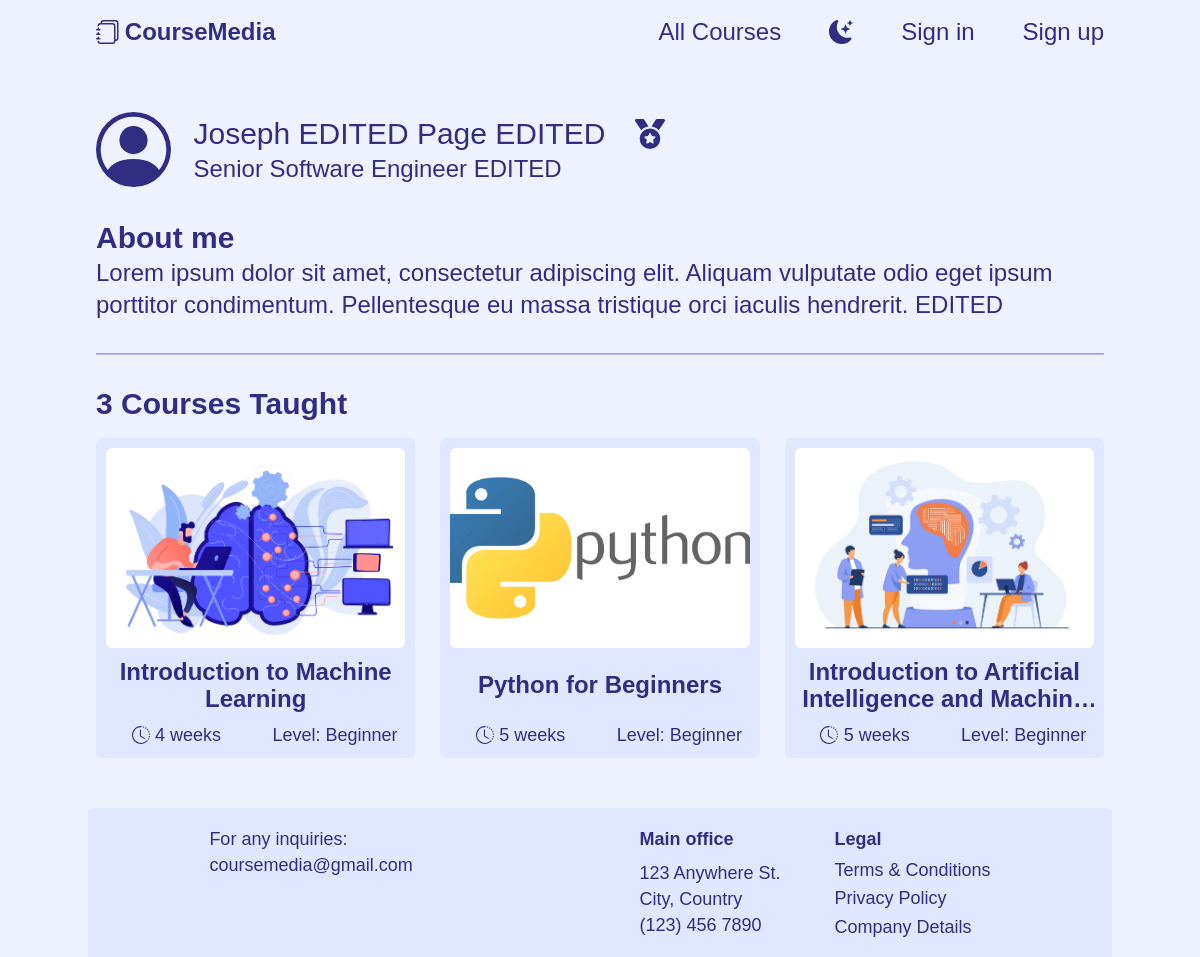
The page /profile/3 on the database its author committed.
### courses_platform/models.py (models this page shows, shortened)
class User(AbstractUser):
    REQUIRED_FIELDS = ["role", "about"]
    STUDENT = 1
    INSTRUCTOR = 2
    ROLE_CHOICES = [
        (STUDENT, "Student"),
        (INSTRUCTOR, "Instructor")
    ]
    role = models.PositiveSmallIntegerField(choices=ROLE_CHOICES)
    instructor_title = models.CharField(max_length=120, null=True, blank=True, validators=[
                                        MinLengthValidator(10), MaxLengthValidator(120)])
    about = models.TextField(max_length=950, validators=[
                             MinLengthValidator(40), MaxLengthValidator(950)])
    enrolled_courses = models.ManyToManyField(
        "Course", blank=True, related_name="enrolled_students")

class Course(models.Model):
    ART_AND_CULTURE = 1
    COMMUNICATION = 2
    COMPUTER_SCIENCE = 3
    DESIGN = 4
    FOOD_AND_NUTRITION = 5
    LANGUAGE = 6
    MATH = 7
    SCIENCE = 8
    CATEGORY_CHOICES = [
        (ART_AND_CULTURE, "Art & Culture"),
        (COMMUNICATION, "Communication"),
        (COMPUTER_SCIENCE, "Computer Science"),
        (DESIGN, "Design"),
        (FOOD_AND_NUTRITION, "Food & Nutrition"),
        (LANGUAGE, "Language"),
        (MATH, "Math"),
        (SCIENCE, "Science"),
    ]
    ENGLISH = 1
    FRENCH = 2
    SPANISH = 3
    LANGUAGE_CHOICES = [
        (ENGLISH, "English"),
        (FRENCH, "French"),
        (SPANISH, "Spanish")
    ]
    BEGINNER = 1
    INTERMEDIATE = 2
    ADVANCED = 3
    LEVEL_CHOICES = [
        (BEGINNER, "Beginner"),
        (INTERMEDIATE, "Intermediate"),
        (ADVANCED, "Advanced")
    ]
    instructor = models.ForeignKey(
        "User", on_delete=models.CASCADE, related_name="courses_taught")
    title = models.CharField(max_length=80, validators=[
                             MinLengthValidator(10), MaxLengthValidator(80)])
    image = models.ImageField(
        upload_to="courses_images/", null=True, blank=True)
    category = models.PositiveSmallIntegerField(choices=CATEGORY_CHOICES)
    short_description = models.TextField(max_length=200, validators=[
                                         MinLengthValidator(50), MaxLengthValidator(200)])
    duration = models.PositiveSmallIntegerField(
        validators=[MinValueValidator(2), MaxValueValidator(24)])
    long_description = models.TextField(
        max_length=2000, validators=[MinLengthValidator(200), MaxLengthValidator(2000)])
    language = models.PositiveSmallIntegerField(choices=LANGUAGE_CHOICES)
    level = models.PositiveSmallIntegerField(choices=LEVEL_CHOICES)
    prerequisite = models.ForeignKey(
        "self", on_delete=models.SET_NULL, null=True, blank=True)
    certificate = models.BooleanField()
    passing_grade = models.PositiveSmallIntegerField(
        validators=[MinValueValidator(50), MaxValueValidator(100)])
    passers = models.ManyToManyField(
        "User", blank=True, related_name="courses_passed")
    creation_date = models.DateField(auto_now_add=True)

### courses_platform/views.py (the view)
# urls.py: path("profile/<int:user_id>", views.user_profile, name="user_profile"),
def user_profile(request, user_id):
    try:
        current_user = User.objects.get(id=user_id)
    except User.DoesNotExist:
        messages.error(request, "Invalid user id")
        return HttpResponseRedirect(reverse("index"))
    if current_user.role == User.STUDENT:
        passed_courses = current_user.courses_passed.all().order_by("title")
        enrolled_not_passed_courses = []
        enrolled_courses = current_user.enrolled_courses.all().order_by("title")
        for course in enrolled_courses:
            if course not in current_user.courses_passed.all():
                enrolled_not_passed_courses.append(course)
        return render(request, "courses_platform/student_profile.html", {
            "current_user": current_user,
            "passed_courses": passed_courses,
            "enrolled_not_passed_courses": enrolled_not_passed_courses
        })
    elif current_user.role == User.INSTRUCTOR:
        courses_taught = current_user.courses_taught.all()
        total_nb_students_enrolled = 0
        for course in courses_taught:
            total_nb_students_enrolled += len(course.enrolled_students.all())
        return render(request, "courses_platform/instructor_profile.html", {
            "current_user": current_user,
            "total_nb_students_enrolled": total_nb_students_enrolled
        })
    else:
        messages.error(request, "An error occured")
        return HttpResponseRedirect(reverse("index"))

### courses_platform/templates/courses_platform/instructor_profile.html (shortened to what this page needs)
{% extends "courses_platform/user_profile_layout.html" %}
{% load static %}
{% block followingLink %}
    <link href="{% static 'courses_platform/pages/instructor_profile.css' %}" rel="stylesheet">
{% endblock %}
{% block followingBody %}
    <section>
        <h2 class="profile__h2 i-profile__h2">{{ current_user.courses_taught.count }} Courses Taught</h2>
        <div class="course-card__cards-grid-wrapper">
            <div class="course-card__cards-grid">
               {% for course in current_user.courses_taught.all %}
                  <a href="{% url 'course_page' course.id %}" class="course-card__card-anchor">
                     <div class="course-card__card">
                     {% if not course.image %}
                        <img class="course-card__card-img" src="/media/courses_images/default_img.jpg" alt="Course's image">
                     {% else %}
                        <img class="course-card__card-img" src="{{ course.image.url }}" alt="Course's image">
                     {% endif %}
                        <div class="course-card__card-title">{{ course.title }}</div>
                        <div class="course-card__card-description">
                           <div class="course-card__card-duration">
                              <span>{{ course.duration }} weeks</span>
                           </div>
                           <div class="course-card__card-level">Level: {{ course.get_level_display }}</div>
                        </div>
                     </div>
                  </a>
               {% endfor %}
            </div>
         </div>
    </section>
{% endblock %}

### courses_platform/templates/courses_platform/user_profile_layout.html (shortened to what this page needs)
{% extends "courses_platform/layout.html" %}
{% load static %}
{% block link %}
    <link href="{% static 'courses_platform/components/course-cards.css' %}" rel="stylesheet">
    <link href="{% static 'courses_platform/components/user_profile_layout.css' %}" rel="stylesheet">
    {% block followingLink %}
    {% endblock %}
{% endblock %}
{% block body %}
    <div class="my-container profile__cont">
        <section class="profile__first-section">
            <div class="profile__icon-descrip-cont">
                <svg class="profile__profile-icon" xmlns="http://www.w3.org/2000/svg" fill="currentColor" viewBox="0 0 16 16">
                    <path d="M11 6a3 3 0 1 1-6 0 3 3 0 0 1 6 0z"/>
                    <path fill-rule="evenodd" d="M0 8a8 8 0 1 1 16 0A8 8 0 0 1 0 8zm8-7a7 7 0 0 0-5.468 11.37C3.242 11.226 4.805 10 8 10s4.757 1.225 5.468 2.37A7 7 0 0 0 8 1z"/>
                </svg>
                <div class="profile__descrip-cont">
                    <div class="profile__name-cont">
                        <div>{{current_user.first_name}} {{current_user.last_name}}</div>
                        {% if current_user.role == current_user.STUDENT and current_user.courses_passed.count > 2 %}
                        <div class="profile__reward-icon-cont" title="This is granted for completing 2+ courses">
                            <svg class="profile__reward-icon" xmlns="http://www.w3.org/2000/svg"  fill="currentColor" viewBox="0 0 16 16">
                                <path d="M2.5.5A.5.5 0 0 1 3 0h10a.5.5 0 0 1 .5.5c0 .538-.012 1.05-.034 1.536a3 3 0 1 1-1.133 5.89c-.79 1.865-1.878 2.777-2.833 3.011v2.173l1.425.356c.194.048.377.135.537.255L13.3 15.1a.5.5 0 0 1-.3.9H3a.5.5 0 0 1-.3-.9l1.838-1.379c.16-.12.343-.207.537-.255L6.5 13.11v-2.173c-.955-.234-2.043-1.146-2.833-3.012a3 3 0 1 1-1.132-5.89A33.076 33.076 0 0 1 2.5.5zm.099 2.54a2 2 0 0 0 .72 3.935c-.333-1.05-.588-2.346-.72-3.935zm10.083 3.935a2 2 0 0 0 .72-3.935c-.133 1.59-.388 2.885-.72 3.935zM3.504 1c.007.517.026 1.006.056 1.469.13 2.028.457 3.546.87 4.667C5.294 9.48 6.484 10 7 10a.5.5 0 0 1 .5.5v2.61a1 1 0 0 1-.757.97l-1.426.356a.5.5 0 0 0-.179.085L4.5 15h7l-.638-.479a.501.501 0 0 0-.18-.085l-1.425-.356a1 1 0 0 1-.757-.97V10.5A.5.5 0 0 1 9 10c.516 0 1.706-.52 2.57-2.864.413-1.12.74-2.64.87-4.667.03-.463.049-.952.056-1.469H3.504z"/>
                            </svg>
                        </div>
                        {% elif current_user.role == current_user.INSTRUCTOR and total_nb_students_enrolled > 4 %}
                        <div class="profile__reward-icon-cont" title="This is granted for having 4+ enrolled students">
                        </div>
                        {% endif %}
                    </div>
                    <div class="profile__desc-txt">
                        {% if current_user.role == current_user.STUDENT %}
                            Member since {{current_user.date_joined|date:"F Y"}}
                        {% else %}
                            {{current_user.instructor_title}}
                        {% endif %}
                    </div>
                </div>
            </div>
        </section>
        <section class="profile__about-cont">
            <h2 class="profile__h2">About me</h2>
            <p class="profile__p">{{current_user.about}}</p>
        </section>
        <hr class="profile__hr">
        {% block followingBody %}
        {% endblock %}
    </div>
{% endblock %}

### courses_platform/static/courses_platform/styles.css (style rules this page uses)
:root { --clr-dark: #312e81; --clr-light: #eef2ff; --clr-light-a0: #eef2ff00; --clr-light-a05: #eef2ff89; --clr-p-anchor: #585bee; --clr-card-bg: #E0E7FF; --clr-overlay: #000; --clr-bg-disabled-input: #e0e0e0; --clr-txt-disabled-input: #312e81; --size-xxs: 0.5rem; --size-xs: 0.75rem; --size-sm: 0.875rem; --size-base: 1rem; --size-lg: 1.125rem; --size-xl: 1.25rem; --size-2xl: 1.5rem; --size-3xl: 1.875rem; --size-4xl: 2.25rem; --size-5xl: 3rem; --size-6xl: 3.75rem; --size-7xl: 4.5rem; --size-8xl: 6rem; --size-9xl: 8rem; --size-10xl: 10rem; }
* { margin: 0; line-height: calc(1em + 0.5rem); }
html { scroll-behavior: smooth; }
body { font-family: 'General Sans', sans-serif; background-color: var(--clr-light); color: var(--clr-dark); min-height: 100vh; display: flex; flex-direction: column; }
img, picture { display: block; max-width: 100%; user-select: none; }
a { color: var(--clr-dark); }

### courses_platform/static/courses_platform/components/course-cards.css (style rules this page uses)
.course-card__cards-grid-wrapper { display: flex; justify-content: center; }
.course-card__cards-grid { width: 90%; display: grid; grid-template-columns: minmax(0, 1fr); grid-auto-rows: 1fr; justify-items: center; gap: 25px; }
.course-card__card-anchor { width: 100%; text-decoration: none; transition: transform 0.1s linear, border 0.1s linear; }
.course-card__card { background-color: var(--clr-card-bg); border-radius: 6px; display: flex; flex-direction: column; justify-content: space-between; align-items: center; padding: 10px; width: 100%; height: 100%; }
.course-card__card-img { height: 150px; width: 100%; border-radius: 6px; object-fit: cover; }
.course-card__card-title { font-size: var(--size-xl); text-align: center; margin-block-start: 0.4em; margin-block-end: 0.4em; font-weight: 600; line-height: 1.15em; display: -webkit-box; -webkit-line-clamp: 2; line-clamp: 2; -webkit-box-orient: vertical; overflow: hidden; text-overflow: ellipsis; }
.course-card__card-description { font-size: var(--size-base); display: flex; gap: 1em; width: 100%; }
.course-card__card-duration { display: flex; justify-content: center; align-items: center; gap: 0.3em; flex: 1; }
.course-card__icon { height: 1em; }
.course-card__card-level { text-align: center; flex: 1; }
@media (min-width: 390px) { .course-card__cards-grid { width: 80%; } }
@media (min-width: 475px) { .course-card__cards-grid { width: 70%; } }
@media (min-width: 640px) { .course-card__cards-grid { grid-template-columns: repeat(2, minmax(0, 1fr)); width: 100%; } }
@media (min-width: 768px) { .course-card__card-img { height: 200px; } }
@media (min-width: 1024px) { .course-card__cards-grid { grid-template-columns: repeat(3, minmax(0, 1fr)); } }
@media (min-width: 1024px) { .course-card__card-title { font-size: var(--size-2xl); } }
@media (min-width: 1024px) { .course-card__card-description { font-size: var(--size-lg); } }

### courses_platform/static/courses_platform/components/user_profile_layout.css (style rules this page uses)
.profile__cont { margin-block-start: 1.5em; margin-block-end: 2em; }
.profile__icon-descrip-cont { display: flex; align-items: center; gap: 0.75em; font-size: var(--size-xl); }
.profile__profile-icon { height: 2.5em; }
.profile__descrip-cont { display: flex; flex-direction: column; align-items: start; }
.profile__name-cont { display: flex; align-items: center; gap: 1em; }
.profile__reward-icon-cont { display: flex; align-items: center; }
.profile__desc-txt { font-size: var(--size-lg); }
.profile__about-cont { margin-block-start: 1.5em; }
.profile__h2 { font-size: var(--size-2xl); }
.profile__p { font-size: var(--size-xl); }
.profile__hr { border-color: var(--clr-dark); opacity: 0.33; margin-block-start: 2em; }
@media (min-width: 640px) { .profile__first-section { display: flex; flex-direction: row; justify-content: space-between; align-items: start; gap: 0; } }
@media (min-width: 640px) { .profile__icon-descrip-cont { font-size: var(--size-2xl); } }
@media (min-width: 640px) { .profile__desc-txt { font-size: var(--size-xl); } }
@media (min-width: 640px) { .profile__h2 { font-size: var(--size-3xl); } }
@media (min-width: 640px) { .profile__p { font-size: var(--size-2xl); } }
@media (min-width: 768px) { .profile__cont { margin-block-start: 3em; } }
@media (min-width: 768px) { .profile__about-cont { margin-block-start: 2em; } }
@media (min-width: 1024px) { .profile__icon-descrip-cont { font-size: var(--size-3xl); } }
@media (min-width: 1024px) { .profile__desc-txt { font-size: var(--size-2xl); } }

### courses_platform/static/courses_platform/pages/instructor_profile.css (style rules this page uses)
.i-profile__h2 { margin-block-start: 1em; margin-block-end: 0.5em; text-align: center; }
@media (min-width: 640px) { .i-profile__h2 { text-align: start; } }

### rows shown on the page
User: first_name "Joseph EDITED", last_name "Page EDITED", instructor_title "Senior Software Engineer EDITED", about "Lorem ipsum dolor sit amet, consectetur adipiscing elit. Aliquam vulputate odio eget ipsum porttitor condimentum. Pellentesque eu massa tristique orci iaculis hendrerit. EDITED", courses_taught.count "3"
Course: image (picture), title "Introduction to Machine Learning", duration "4", level "Beginner"
Course: image (picture), title "Python for Beginners", duration "5", level "Beginner"
Course: image (picture), title "Introduction to Artificial Intelligence and…", duration "5", level "Beginner"
